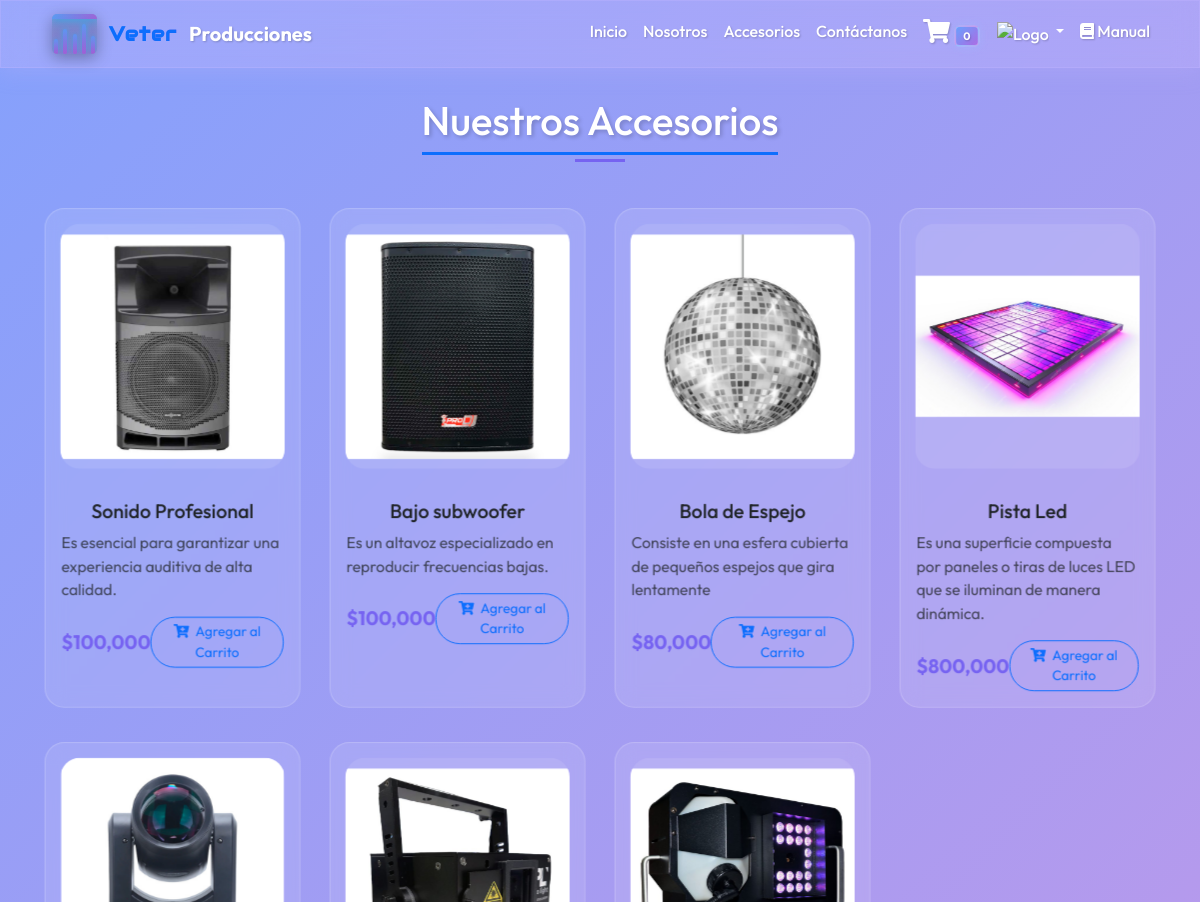
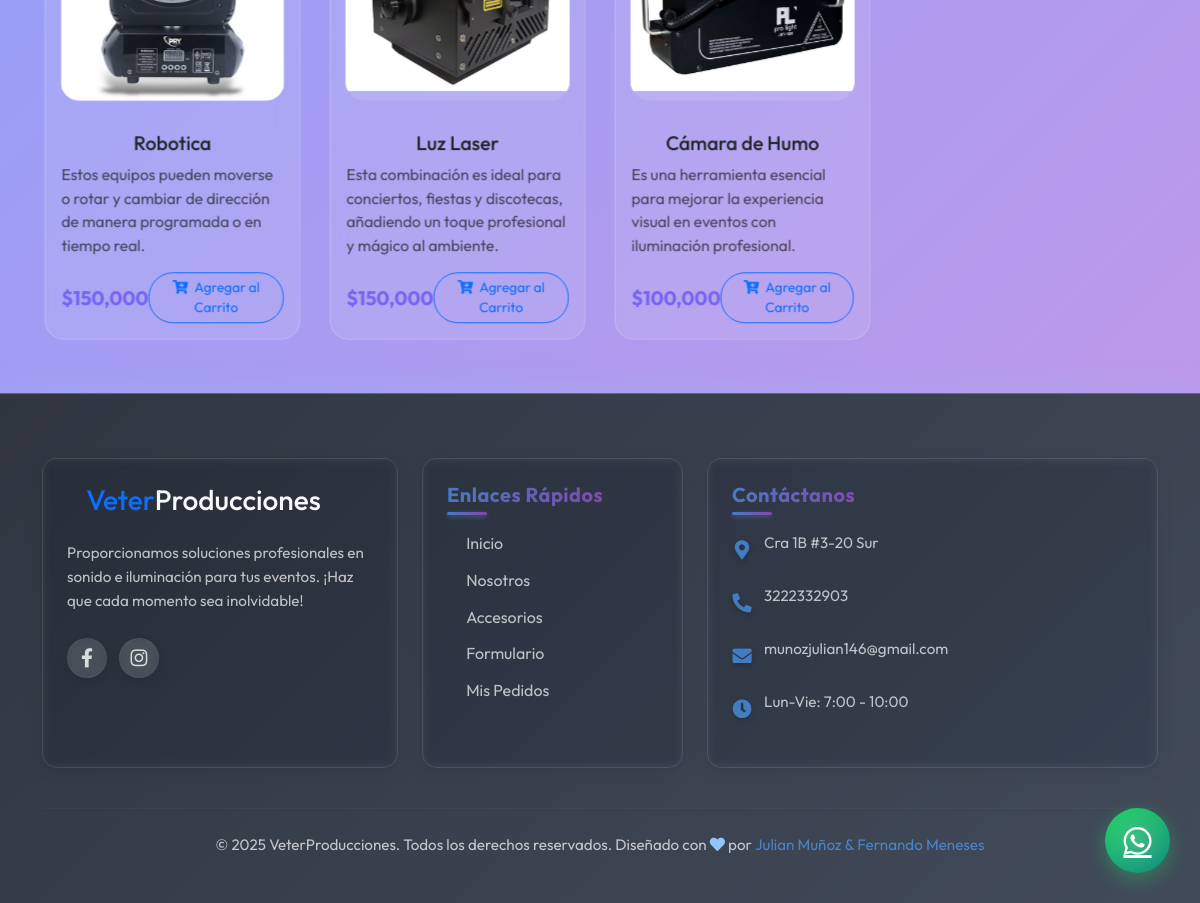
Page /catalogo/ (signed in) on the committed database (2 pictures, top to bottom).
### web/models.py (models this page shows, shortened)
class Catalogo(models.Model):  # Nombre del modelo en PascalCase
    nombre = models.CharField(max_length=200)
    description = models.TextField()
    precio = models.DecimalField(max_digits=10, decimal_places=2)
    foto = models.ImageField(upload_to='catalogo/')
    disponible = models.BooleanField(default=True)
    fecha_creacion = models.DateTimeField(auto_now_add=True)
    class Meta:
        ordering = ['-fecha_creacion']
        verbose_name = 'Producto del Catálogo'
        verbose_name_plural = 'Productos del Catálogo'

### web/views.py (the view)
# urls.py: path('catalogo/', views.catalogo_view, name='catalogo'),
def catalogo_view(request):
    catalogos = Catalogo.objects.filter(disponible=True)
    return render(request, 'catalogo.html', {
        'catalogos': catalogos
    })

### web/templates/catalogo.html (shortened to what this page needs)
{% extends 'base.html' %}
{% load static %}
{% load humanize %}
{% block content %}
<link rel="stylesheet" href="{% static 'catalogo.css' %}">
<link rel="stylesheet" href="https://unpkg.com/aos@2.3.1/dist/aos.css">
<div class="container-fluid py-5" style="background: linear-gradient(135deg, #5d82fbc0, #a877e3c0);">
    <div class="container">
        <h1 class="text-center mb-5 position-relative" data-aos="fade-down">
            <span class="border-bottom border-3 border-primary pb-2">Nuestros Accesorios</span>
        </h1>
        <div class="row g-4">
            {% for catalogo_item in catalogos %}
            <div class="col-lg-3 col-md-4 col-sm-6" data-aos="fade-up" data-aos-delay="{{ forloop.counter0|add:1|stringformat:'d00' }}">
                <div class="card product-card h-100 border-0 transform-hover">
                    <div class="card-img-wrapper">
                    </div>
                    <div class="card-body glass-effect">
                        <h5 class="card-title text-center">{{ catalogo_item.nombre }}</h5>
                        <p class="card-text text-muted">{{ catalogo_item.description }}</p>
                        <div class="d-flex justify-content-between align-items-center mt-3">
                            <span class="price-tag">${{ catalogo_item.precio|floatformat:0|intcomma }}</span>
                            <button class="btn btn-outline-primary btn-sm add-to-cart"
                                    onclick="agregarAlCarrito('{{ catalogo_item.id }}')">
                                <i class="fas fa-cart-plus me-1"></i>
                                Agregar al Carrito
                            </button>
                        </div>
                    </div>
                </div>
            </div>
            {% endfor %}
        </div>
    </div>
</div>
{% endblock %}

### web/templates/base.html (shortened to what this page needs)
<!DOCTYPE html>
<html lang="es">
<head>
    <link href="https://cdn.jsdelivr.net/npm/bootstrap@5.3.0/dist/css/bootstrap.min.css" rel="stylesheet">
    <link rel="stylesheet" href="https://cdn.jsdelivr.net/npm/bootstrap-icons@1.11.3/font/bootstrap-icons.min.css">
    <link rel="stylesheet" href="https://cdnjs.cloudflare.com/ajax/libs/font-awesome/6.0.0-beta3/css/all.min.css">
    <link rel="stylesheet" href="https://cdnjs.cloudflare.com/ajax/libs/font-awesome/5.15.4/css/all.min.css">
    {% load static %}
    <link rel="stylesheet" href="{% static 'principal.css' %}">
</head>
<body>
    <nav class="navbar navbar-expand-lg navbar-light fixed-top">
        <div class="container">
            <a href="{% url 'home' %}" class="navbar-brand d-flex align-items-center">
                <div class="navbar-logo">
                    <div class="eq-bar eq-bar-1"></div>
                    <div class="eq-bar eq-bar-2"></div>
                    <div class="eq-bar eq-bar-3"></div>
                    <div class="eq-bar eq-bar-4"></div>
                    <div class="eq-bar eq-bar-5"></div>
                </div>
                <span class="text-primary">Veter</span>Producciones
            </a>
            <div class="collapse navbar-collapse" id="navbar-star">
                <ul class="navbar-nav ms-auto mb-2 mb-lg-0">
                    <li class="nav-item"><a class="nav-link" href="{% url 'home' %}">Inicio</a></li>
                    <li class="nav-item"><a class="nav-link" href="{% url 'nosotros' %}">Nosotros</a></li>
                    <li class="nav-item"><a class="nav-link" href="{% url 'catalogo' %}">Accesorios</a></li>
                    <li class="nav-item"><a class="nav-link" href="{% url 'formulario' %}">Contáctanos</a></li>
                    <li class="nav-item">
                        <a class="nav-link position-relative" href="{% url 'ver_carrito' %}">
                            <i class="fas fa-shopping-cart"></i>
                            {% if request.user.is_authenticated %}
                                <span class="badge bg-danger">{{ request.user.carritoitem_set.count|default:"0" }}</span>
                            {% endif %}
                        </a>
                    </li>
                    <li class="nav-item dropdown">
                        <a class="nav-link dropdown-toggle" href="#" id="navbarDropdown" role="button"
                           data-bs-toggle="dropdown" aria-expanded="false">
                            <img src="https://cdn-icons-png.flaticon.com/512/1077/1077114.png" alt="Logo" style="height: 30px; width: auto;">
                        </a>
                    </li>
                    <li class="nav-item">
                        <a class="nav-link" href="{{ STATIC_URL }}docs/Manual_de_usuario.pdf" target="_blank">
                            <i class="fas fa-book"></i> Manual
                        </a>
                    </li>
                </ul>
            </div>
        </div>
    </nav>
{% block content %}{% endblock %}
<footer>
    <div class="container">
        <div class="row">
            <div class="col-lg-4 col-md-6">
                <div class="footer-card">
                    <a href="{% url 'home' %}" class="footer-logo">
                        <span class="text-primary h3">Veter</span><span class="text-light h3">Producciones</span>
                    </a>
                    <p>Proporcionamos soluciones profesionales en sonido e iluminación para tus eventos. ¡Haz que cada momento sea inolvidable!</p>
                    <div class="social-links">
                        <a href="https://www.facebook.com/vetereventos" target="_blank"><i class="fab fa-facebook-f"></i></a>
                        <a href="https://www.instagram.com/djvetermunoz/" target="_blank"><i class="fab fa-instagram"></i></a>
                    </div>
                </div>
            </div>
            <div class="col-lg-3 col-md-6">
                <div class="footer-card">
                    <h5>Enlaces Rápidos</h5>
                    <a href="{% url 'home' %}">Inicio</a>
                    <a href="{% url 'nosotros' %}">Nosotros</a>
                    <a href="{% url 'catalogo' %}">Accesorios</a>
                    <a href="{% url 'formulario' %}">Formulario</a>
                    {% if user.is_authenticated %}
                    <a href="{% url 'historial_pedidos' %}">Mis Pedidos</a>
                    {% endif %}
                </div>
            </div>
            <div class="col-lg-5 col-md-12">
                <div class="footer-card">
                    <h5>Contáctanos</h5>
                    <div class="contact-info">
                        <i class="fas fa-map-marker-alt"></i>
                        <p>Cra 1B #3-20 Sur</p>
                    </div>
                    <div class="contact-info">
                        <i class="fas fa-phone-alt"></i>
                        <p>3222332903</p>
                    </div>
                    <div class="contact-info">
                        <i class="fas fa-envelope"></i>
                        <p>munozjulian146@gmail.com</p>
                    </div>
                    <div class="contact-info">
                        <i class="fas fa-clock"></i>
                        <p>Lun-Vie: 7:00 - 10:00</p>
                    </div>
                </div>
            </div>
        </div>
        <hr>
        <div class="copyright">
            <p>&copy; {% now "Y" %} VeterProducciones. Todos los derechos reservados. Diseñado con <i class="fas fa-heart" style="color: var(--primary-color);"></i> por <a href="#">Julian Muñoz & Fernando Meneses</a></p>
        </div>
    </div>
</footer>
<a href="https://api.whatsapp.com/send?phone=573214508096&text=Hola.%20Me%20gustaria%20obtener%20mas%20informaci%C3%B3n" class="whatsapp-float" target="_blank">
    <div class="inner-glow"></div>
    <i class="fab fa-whatsapp" style="font-size: 32px;"></i>
</a>
</body>
</html>

### web/static/catalogo.css (style rules this page uses)
:root { --primary: #52525252; --accent: #7663f1; --gradient-1: #5d82fbc0; --gradient-2: #a877e3c0; --glass-effect: rgba(255, 255, 255, 0.1); --shadow-color: rgba(0, 0, 0, 0.2); --transition-smooth: all 0.5s cubic-bezier(0.4, 0, 0.2, 1); --transition-bounce: all 0.6s cubic-bezier(0.68, -0.55, 0.265, 1.55); --card-border: 1px solid rgba(255, 255, 255, 0.2); --card-radius: 20px; }
.container-fluid { padding-top: 6rem !important; background: linear-gradient(135deg, var(--gradient-1), var(--gradient-2)); min-height: 100vh; }
h1 span { display: inline-block; position: relative; color: white; text-shadow: 2px 2px 4px rgba(0,0,0,0.2); }
h1 span::after { content: ''; position: absolute; bottom: -10px; left: 50%; transform: translateX(-50%); width: 50px; height: 3px; background-color: var(--accent); transition: var(--transition-smooth); }
.product-card { background: var(--glass-effect); backdrop-filter: blur(10px); border: var(--card-border) !important; border-radius: var(--card-radius) !important; transform-style: preserve-3d; perspective: 1000px; transition: var(--transition-bounce); }
.card-img-wrapper { position: relative; overflow: hidden; padding: 15px; border-radius: var(--card-radius); }
.btn-primary, .btn-outline-primary { transition: var(--transition-bounce); border-radius: 25px; overflow: hidden; position: relative; }
.price-tag { font-size: 1.25rem; font-weight: bold; color: var(--accent); }

### rows in the picture
Catalogo: nombre "Sonido Profesional", description "Es esencial para garantizar una experiencia auditiva de alta calidad.", precio "100,000"
Catalogo: nombre "Bajo subwoofer", description "Es un altavoz especializado en reproducir frecuencias bajas.", precio "100,000"
Catalogo: nombre "Bola de Espejo", description "Consiste en una esfera cubierta de pequeños espejos que gira lentamente", precio "80,000"
Catalogo: nombre "Pista Led", description "Es una superficie compuesta por paneles o tiras de luces LED que se iluminan de manera dinámica.", precio "800,000"
Catalogo: nombre "Robotica", description "Estos equipos pueden moverse o rotar y cambiar de dirección de manera programada o en tiempo real.", precio "150,000"
Catalogo: nombre "Luz Laser", description "Esta combinación es ideal para conciertos, fiestas y discotecas, añadiendo un toque profesional y mágico al ambiente.", precio "150,000"
Catalogo: nombre "Cámara de Humo", description "Es una herramienta esencial para mejorar la experiencia visual en eventos con iluminación profesional.", precio "100,000"

### other values in the picture
{{ request.user.carritoitem_set.count|default:"0" }} "0"
